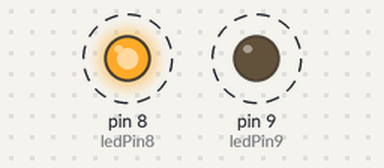
The sketch below on a simulated Arduino Uno, built with avr-gcc and run on an emulated ATmega328P. Shown: output pins drawn as LEDs (lit = HIGH). Dashed ring = blinking.

Above: at 0.2 s.
Timing chart, 0 to 3.0 s (numbered marks = the images above):
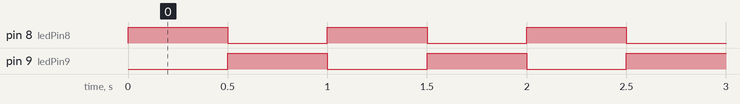

Measured:
- by itself, pin 8 (ledPin8), pin 9 (ledPin9): alternates HIGH for 0.50 s and LOW for 0.50 s

The sketch:

YR_Homework2.ino
```cpp
/*
 Homework 2

 Created 16 March 2016
 By Yakim Rachev

 */

int ledPin8 = 8;      // LED connected to digital pin 8
int ledPin9 = 9;      // LED connected to digital pin 9
int timeDelay = 500;  // The mseconds delay

void setup() {
  pinMode(ledPin8, OUTPUT);
  pinMode(ledPin9, OUTPUT);

  digitalWrite(ledPin8, LOW);
  digitalWrite(ledPin9, LOW);
}

void loop() {
  while (true){
    digitalWrite(ledPin8, HIGH);
    digitalWrite(ledPin9, LOW);
    delay(timeDelay);

    digitalWrite(ledPin8, LOW);
    digitalWrite(ledPin9, HIGH);
    delay(timeDelay);
  }
}
```
